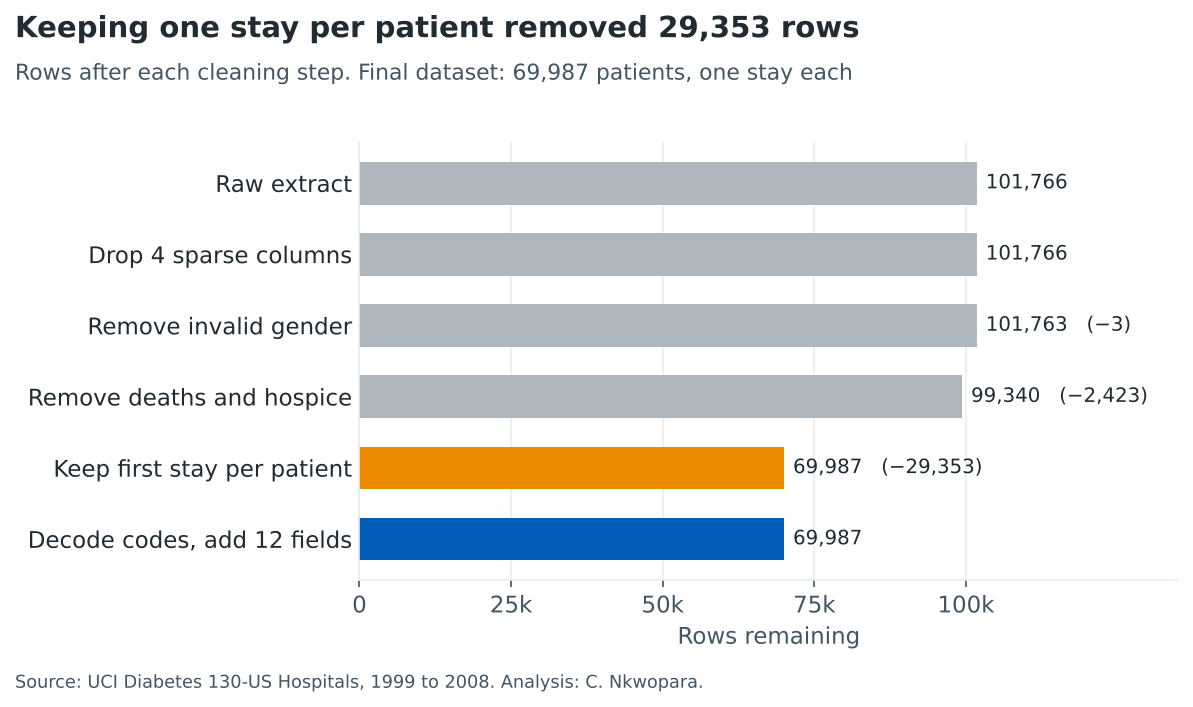
#> input picture outputs/figures/02_cleaning_funnel.png, 1193 x 707 px
$ python 07_doc_figures.py
#> lines starting #> are read from the running program, lines starting #| are printed output that depends on the picture
### src/style.py
"""
Shared paths and chart style for the readmission case study.

Charts follow NHS identity colours: NHS Blue for focus, NHS Orange for the key
contrast, grey for context. Every chart carries an action title, a subtitle
with scope, direct labels and a source line.
"""
from pathlib import Path

import matplotlib

matplotlib.use("Agg")
import matplotlib.pyplot as plt  # noqa: E402

# Paths
ROOT = Path(__file__).resolve().parents[1]
RAW = ROOT / "data" / "raw"
PROCESSED = ROOT / "data" / "processed"
FIGURES = ROOT / "outputs" / "figures"
TABLES = ROOT / "outputs" / "tables"
POWERBI = ROOT / "outputs" / "powerbi"
for folder in (PROCESSED, FIGURES, TABLES, POWERBI):
    folder.mkdir(parents=True, exist_ok=True)

# Colours
NHS_BLUE = "#005EB8"
NHS_ORANGE = "#ED8B00"
CONTEXT = "#AEB7BD"
INK = "#212B32"
INK_2 = "#425563"
GRID = "#E8EDEE"

SOURCE = "Source: UCI Diabetes 130-US Hospitals, 1999 to 2008."
AUTHOR = "Analysis: C. Nkwopara."

# Discharge codes for death or hospice: these patients cannot be readmitted
DEATH_HOSPICE_CODES = [11, 13, 14, 19, 20, 21]

plt.rcParams.update({
    "font.family": "DejaVu Sans",
    "font.size": 11,
    "axes.edgecolor": GRID,
    "axes.labelcolor": INK_2,
    "xtick.color": INK_2,
    "ytick.color": INK,
    "axes.spines.top": False,
    "axes.spines.right": False,
    "figure.dpi": 150,
})


# [13 lines left out: functions title, finish, not called in this run]

### src/07_doc_figures.py
"""
Meridian Health Network: 30-day readmission case study
Step 7: combined figures for the written case study

Run after 06_further_analysis.py.
Pairs related charts into single figures so the report carries fewer, denser exhibits.
The individual charts stay in outputs/figures for the GitHub repository.

Output: outputs/figures/combined/*.png
"""
from PIL import Image

from style import FIGURES

OUT = FIGURES / "combined"
OUT.mkdir(exist_ok=True)

PAIRS = {
    "A_cleaning_and_repeat_patients.png": (["02_cleaning_funnel.png", "03_repeat_patient_effect.png"], "vertical"),
    "B_length_of_stay.png": (["05_length_of_stay_distribution.png", "06_length_of_stay_by_outcome.png"], "vertical"),
    "C_age_and_diagnosis.png": (["09_readmission_by_age.png", "10_readmission_by_diagnosis.png"], "vertical"),
    "D_discrimination_and_calibration.png": (["14_roc_curve.png", "19_calibration.png"], "horizontal"),
    "E_deciles_and_capacity.png": (["15_lift_by_decile.png", "18_capacity_curve.png"], "vertical"),
    "F_prior_stays_and_discharge.png": (["07_readmission_by_prior_stays.png", "08_readmission_by_discharge.png"], "vertical"),
}
GAP = 60  # white space between panels, in pixels


def combine(files, direction):
#> called with direction = 'vertical'
    images = [Image.open(FIGURES / f).convert("RGB") for f in files]
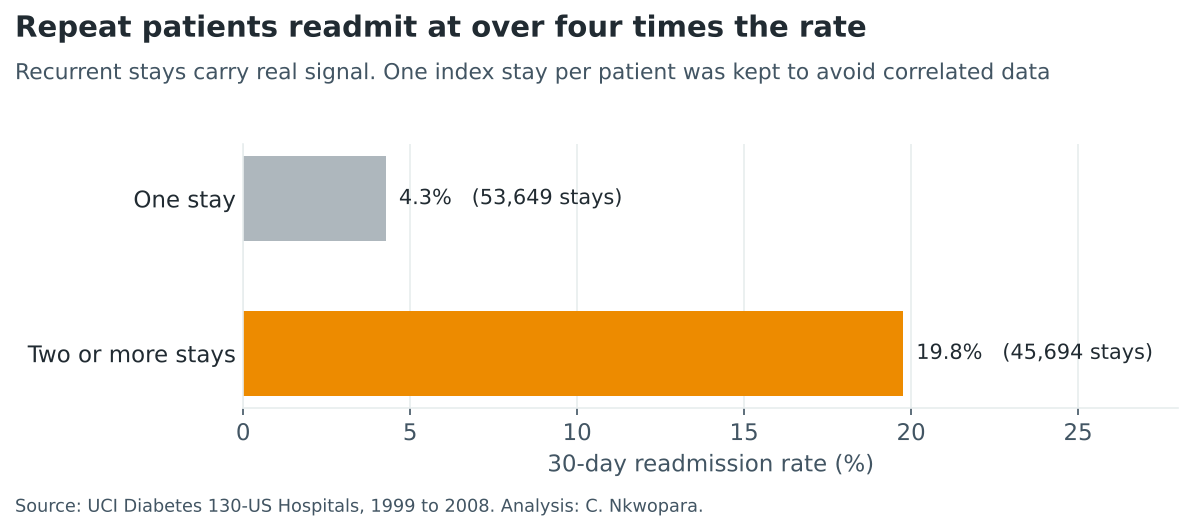
#> input picture outputs/figures/03_repeat_patient_effect.png, 1193 x 531 px
#> images = 2 items
    if direction == "vertical":
        width = max(i.width for i in images)
#> width = 1193
        height = sum(i.height for i in images) + GAP * (len(images) - 1)
#> height = 1298
        canvas = Image.new("RGB", (width, height), "white")
#> canvas: PIL image 1193x1298 RGB; every value is 255
        y = 0
        for img in images:
            canvas.paste(img, (0, y))
            y += img.height + GAP
#> this loop made 2 passes
#> y on passes 1 to 2: 767, 1358
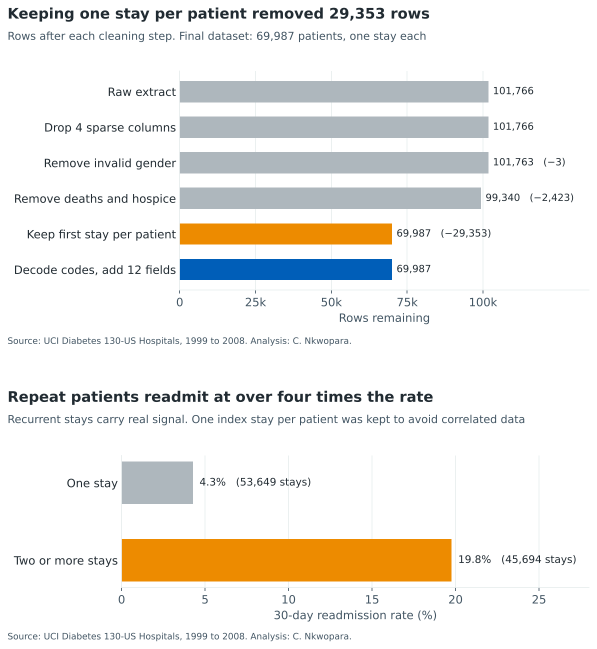
#> canvas: PIL image 1193x1298 RGB (shown at 1/2 size); mean R, G, B 238.8, 236.3, 231.5
#> after the loop, y = 1358
    else:
        width = sum(i.width for i in images) + GAP * (len(images) - 1)
        height = max(i.height for i in images)
        canvas = Image.new("RGB", (width, height), "white")
        x = 0
        for img in images:
            canvas.paste(img, (x, 0))
            x += img.width + GAP
    return canvas


for name, (files, direction) in PAIRS.items():
    combine(files, direction).save(OUT / name, optimize=True)
    print(f"Saved combined/{name}")
#> pass 2 of the loop `for name, (files, direction) in PAIRS.items():`:
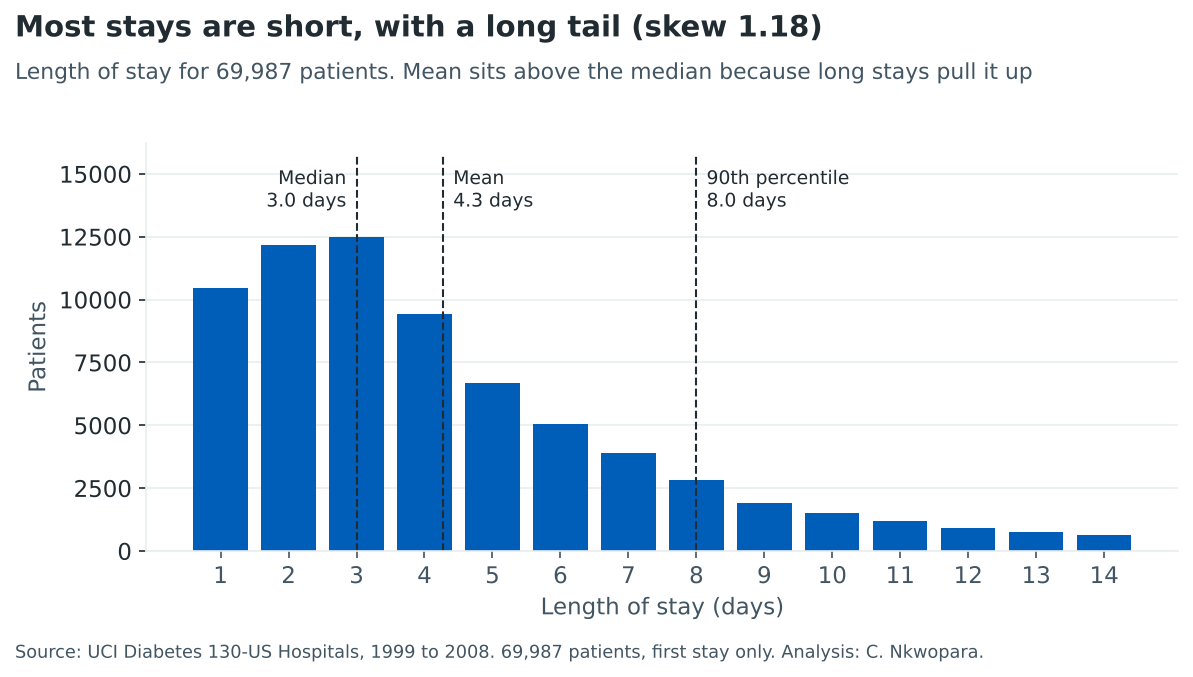
#> input picture outputs/figures/05_length_of_stay_distribution.png, 1193 x 677 px
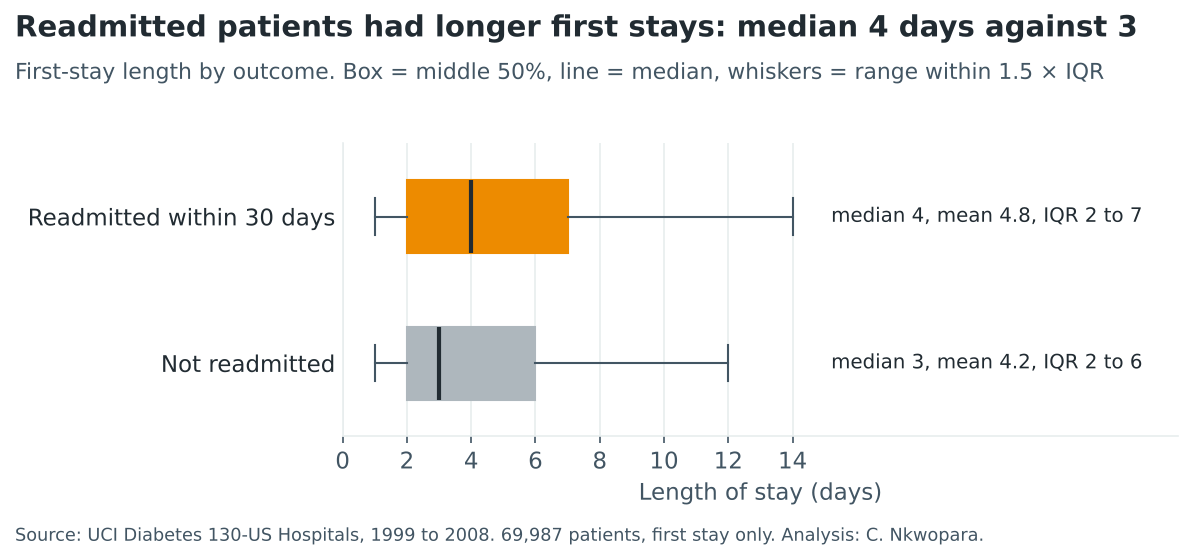
#> input picture outputs/figures/06_length_of_stay_by_outcome.png, 1193 x 560 px
#> height = 1297
#> the loop in combine (call 2), `for img in images:` made 2 passes
#> y on passes 1 to 2: 737, 1357
#> after the loop in combine (call 2), `for img in images:`:
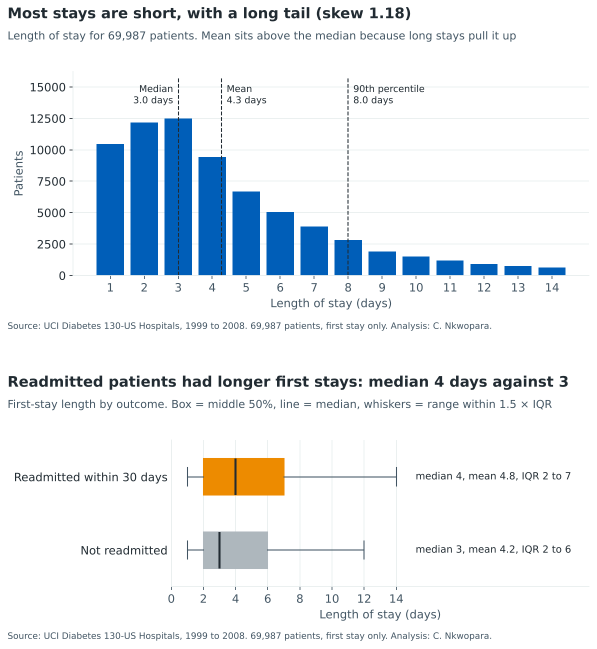
#> canvas: PIL image 1193x1297 RGB (shown at 1/2 size); mean R, G, B 231.8, 237.4, 242.2
#> after the loop in combine (call 2), `for img in images:`: y = 1357
#> (the run stopped early here; a loop or call above may not have finished)
